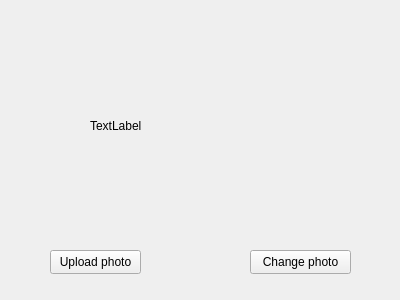
<?xml version="1.0" encoding="UTF-8"?>
<ui version="4.0">
 <class>Profile</class>
 <widget class="QWidget" name="Profile">
  <property name="geometry">
   <rect>
    <x>0</x>
    <y>0</y>
    <width>400</width>
    <height>300</height>
   </rect>
  </property>
  <property name="windowTitle">
   <string>Form</string>
  </property>
  <widget class="QLabel" name="label_photo">
   <property name="geometry">
    <rect>
     <x>90</x>
     <y>20</y>
     <width>221</width>
     <height>211</height>
    </rect>
   </property>
   <property name="text">
    <string>TextLabel</string>
   </property>
  </widget>
  <widget class="QPushButton" name="pushButton_change">
   <property name="geometry">
    <rect>
     <x>250</x>
     <y>250</y>
     <width>101</width>
     <height>24</height>
    </rect>
   </property>
   <property name="text">
    <string>Change photo</string>
   </property>
  </widget>
  <widget class="QPushButton" name="pushButton_upload">
   <property name="geometry">
    <rect>
     <x>50</x>
     <y>250</y>
     <width>91</width>
     <height>24</height>
    </rect>
   </property>
   <property name="text">
    <string>Upload photo</string>
   </property>
  </widget>
 </widget>
 <resources/>
 <connections/>
</ui>
